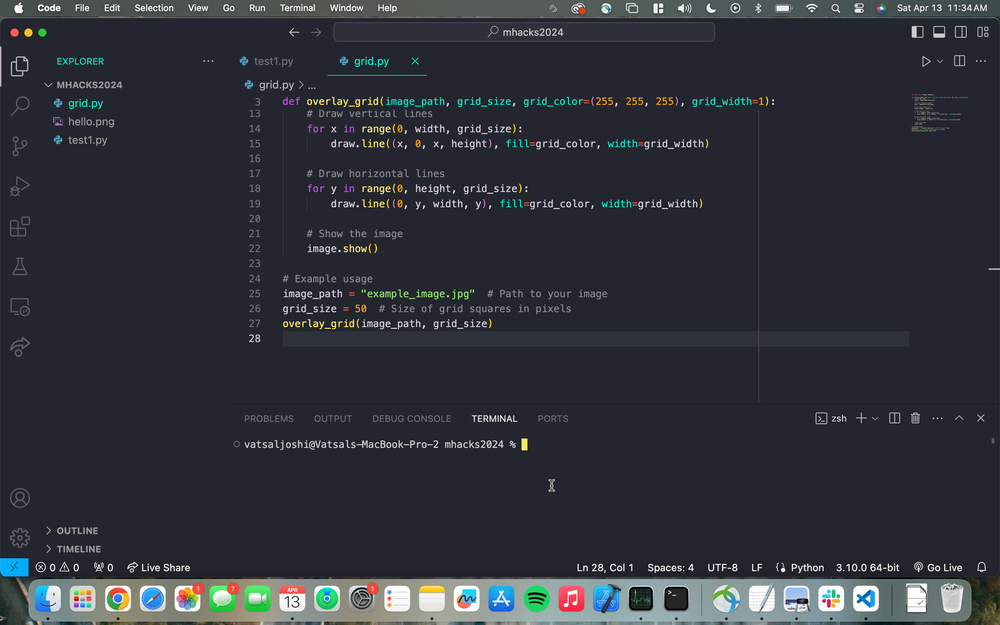
#> input picture gridtest.png, 1000 x 625 px, shrunk from 2880 x 1800 before the run, found by its file name
$ python grid.py
#> lines starting #> are read from the running program, lines starting #| are printed output that depends on the picture
from PIL import Image, ImageDraw, ImageFont

def overlay_grid(image_path, grid_size, grid_color=(255, 255, 255), grid_width=1, font_size=20):
    # Open the image
#> called with grid_size = 100, grid_color = (255, 255, 255), grid_width = 1, font_size = 20
    image = Image.open(image_path)
#> image is the input picture: PIL image 1000x625 RGBA; mean R, G, B, A 47, 51.3, 57.6, 255

    # Create a drawing object
    draw = ImageDraw.Draw(image)

    # Use a default font (you can adjust the size by providing a different font file)
    font = ImageFont.load_default(size=5)  # This will use a basic default font

    # Get image dimensions
    width, height = image.size
#> width = 1000; height = 625

    # Draw vertical lines and add unique numbers
    for x in range(0, width, grid_size):
        draw.line((x, 0, x, height), fill=grid_color, width=grid_width)
        # for y in range(0, height, grid_size):
        #     cell_number = int(x / grid_size) + int(y / grid_size) * int(width / grid_size)
        #     draw.text((x + 5, y + 5), str(cell_number), fill=(255, 0, 0), font=font)

    # Draw horizontal lines
    for y in range(0, height, grid_size):
        draw.line((0, y, width, y), fill=grid_color, width=grid_width)

    # Save or show the image
    image.show()
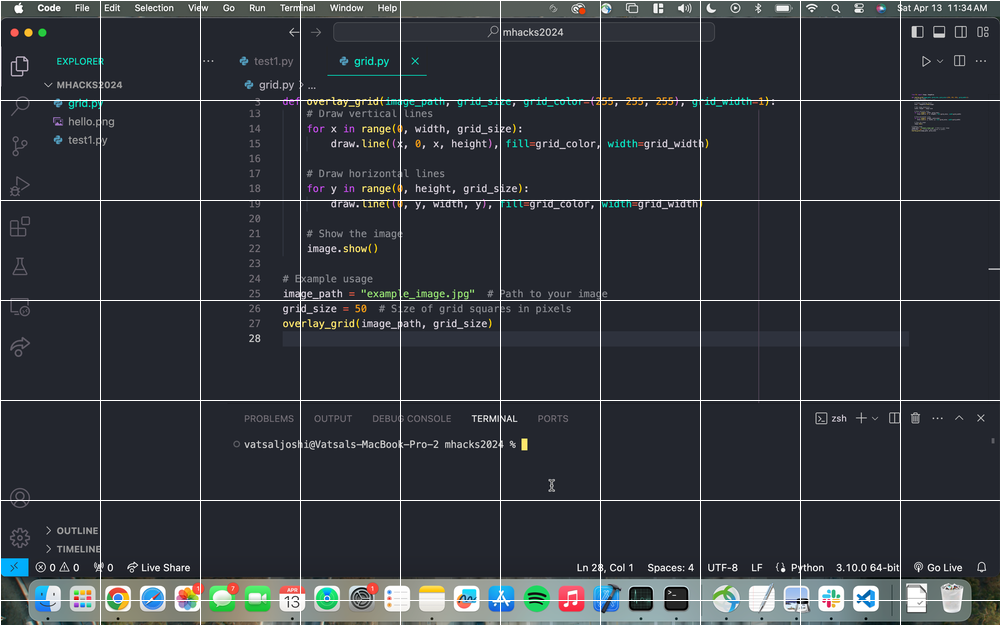
#> shown: PIL image 1000x625 RGBA; mean R, G, B, A 51.2, 55.4, 61.6, 255; transparent parts drawn white

# Example usage
image_path = "/Users/vatsaljoshi/Desktop/mhacks2024/gridtest.png"  # Path to your image
grid_size = 100  # Size of grid squares in pixels
overlay_grid(image_path, grid_size)

$ run again, with gridimg.png copied over gridtest.png
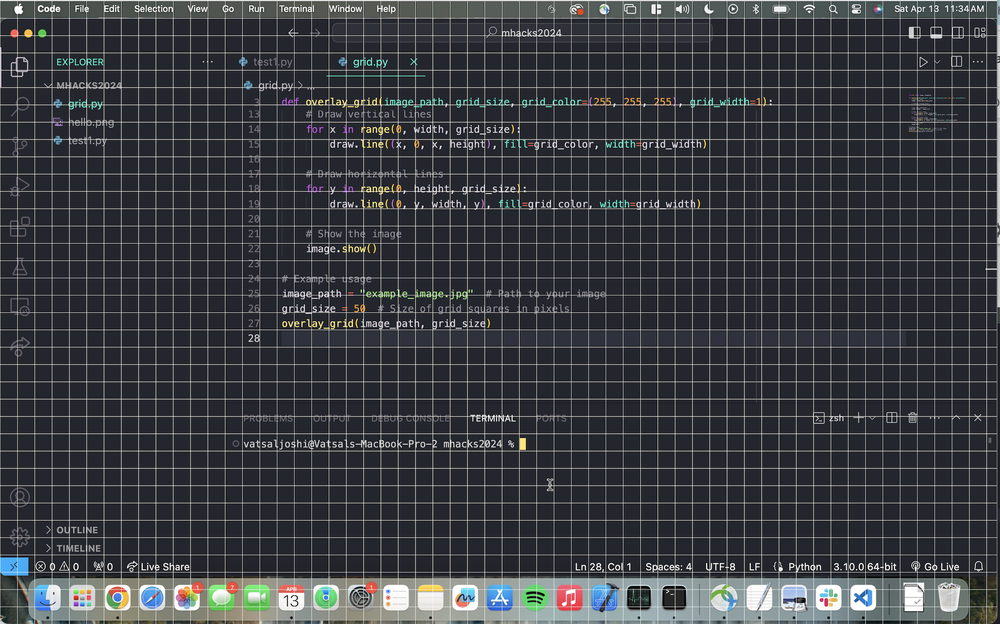
#> input picture gridimg.png, 1000 x 624 px, shrunk from 2308 x 1440 before the run, found by its file name
#> in overlay_grid, image is the input picture: PIL image 1000x624 RGBA; mean R, G, B, A 59.3, 61.8, 66.4, 255
#> in overlay_grid, `image.show()`:
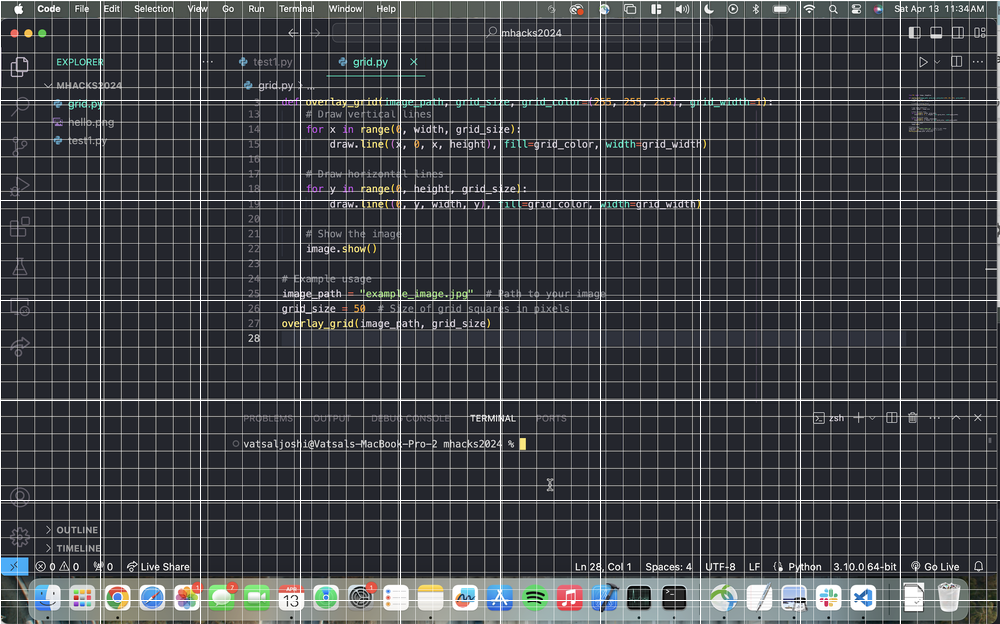
#> shown: PIL image 1000x624 RGBA; mean R, G, B, A 63.1, 65.5, 70, 255
